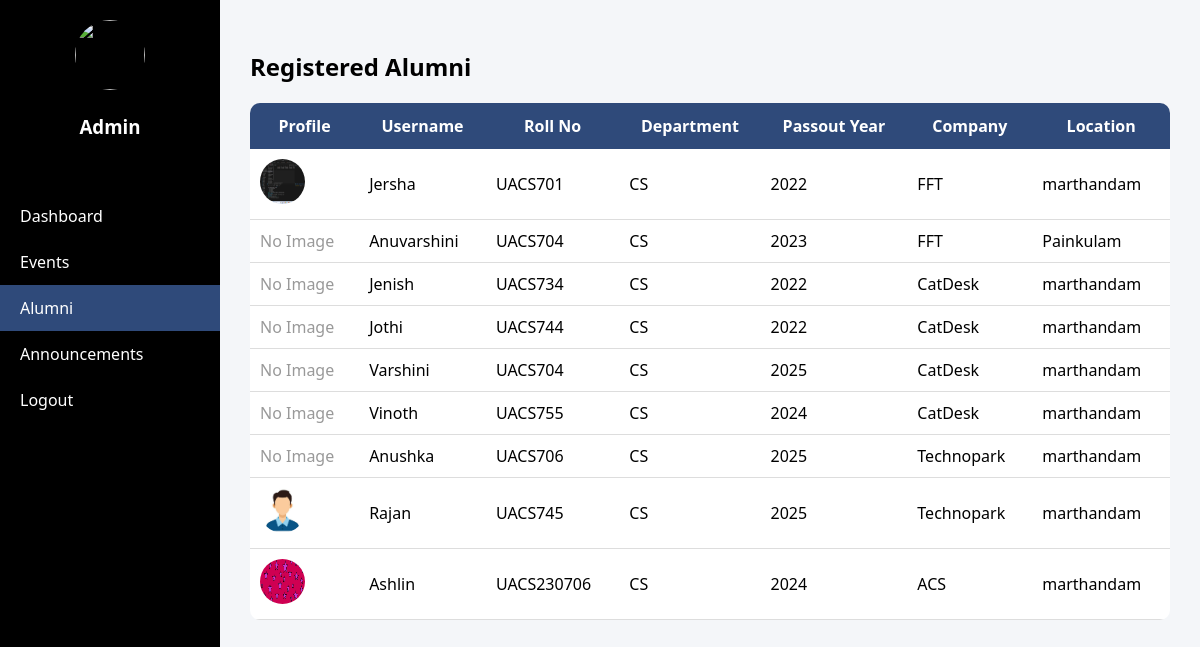
/alumni_app/admin/alumni/ (signed in), run on an earlier commit of the app's database.
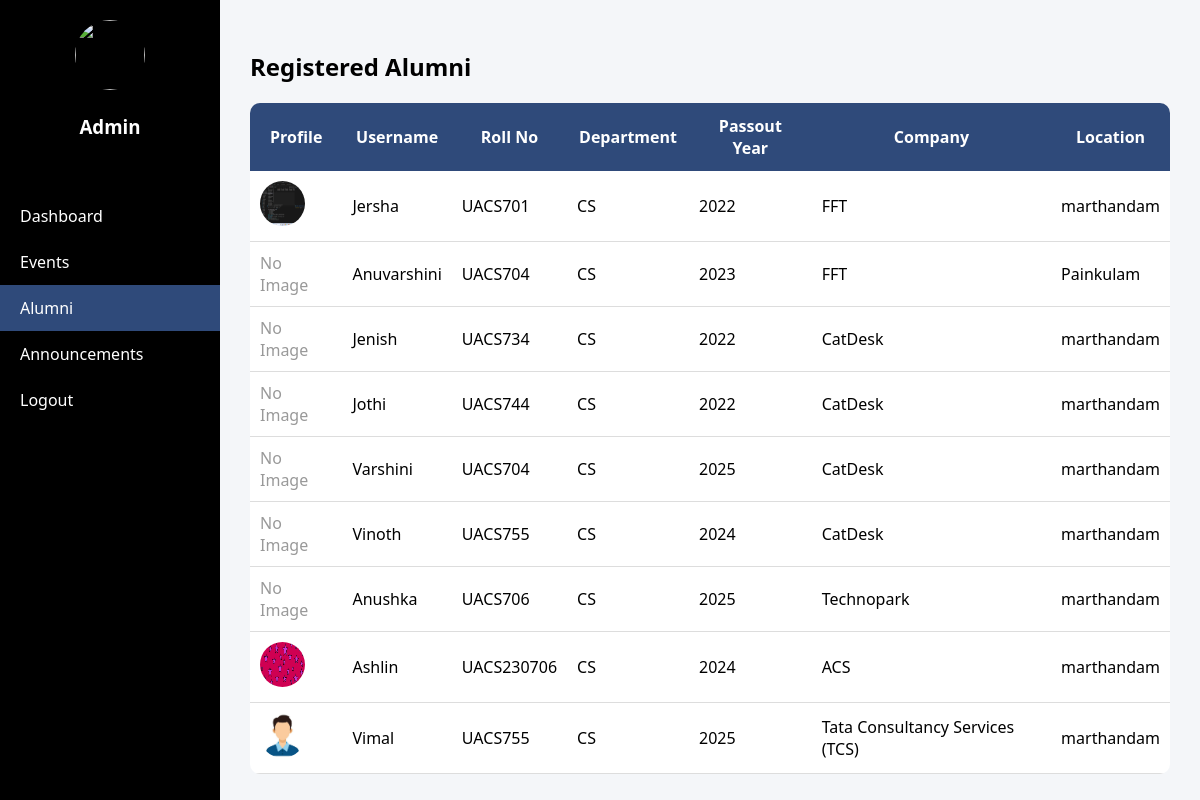
And on a later commit of the database.
### Alumni_app/models.py (models this page shows, shortened)
class Profile(models.Model):
    user = models.OneToOneField(User, on_delete=models.CASCADE)
    role = models.CharField(
        max_length=10,
        default='alumni',
        blank=True, null=True
    )
    profile_image = models.ImageField(upload_to='profiles/', blank=True, null=True)
    roll_no = models.CharField(max_length=20, blank=True, null=True)
    email = models.EmailField(max_length=254, blank=True, null=True)
    designation = models.CharField(max_length=150, blank=True, null=True)
    appointment_order = models.CharField(max_length=150, blank=True, null=True)
    proof_id = models.FileField(upload_to="id", max_length=100, blank=True, null=True)
    remarks = models.TextField(blank=True, null=True)
    department = models.CharField(max_length=100, blank=True, null=True)
    join_year = models.IntegerField(blank=True, null=True)
    passout_year = models.IntegerField(blank=True, null=True)
    address = models.TextField(blank=True, null=True)
    current_job = models.CharField(max_length=100, blank=True, null=True)
    company = models.CharField(max_length=100, blank=True, null=True)
    location = models.CharField(max_length=100, blank=True, null=True)
    phone = models.CharField(max_length=15, blank=True, null=True)
    alternate_phone = models.CharField(max_length=15, blank=True, null=True)

### Alumni_app/views.py (the view)
# urls.py: path("admin/alumni/", views.admin_view_alumni, name="admin_view_alumni"),
@login_required
def admin_view_alumni(request):
    profile, created = Profile.objects.get_or_create(
        user=request.user,
        defaults={"role": "Admin"}
    )
    if profile.role.lower() != "admin":
        profile.role = "Admin"
        profile.save()
    alumni_list = Profile.objects.filter(role__iexact="alumni")
    return render(request, "admin_view_alumni.html", {
        "alumni_list": alumni_list
    })

### Alumni_app/templates/admin_view_alumni.html (shortened to what this page needs)
{% load static %}
<!DOCTYPE html>
<html>
<head>
    <link rel="stylesheet" href="{% static 'admin_view_alumni.css' %}">
</head>
<body>
<div class="container">
    <aside class="sidebar">
        <div class="profile-section">
            <img src="https://cdn-icons-png.flaticon.com/512/3135/3135715.png" class="profile-img">
            <h3>Admin</h3>
        </div>
        <ul class="menu">
            <li><a href="{% url 'admin_dashboard' %}">Dashboard</a></li>
            <li><a href="{% url 'view_events_admin' %}">Events</a></li>
            <li><a class="active" href="{% url 'admin_view_alumni' %}">Alumni</a></li>
            <li><a href="{% url 'admin_announcements' %}">Announcements</a></li>
            <li><a href="{% url 'logout' %}">Logout</a></li>
        </ul>
    </aside>
    <div class="content">
        <h2>Registered Alumni</h2>
        <table>
            <tr>
                <th>Profile</th>
                <th>Username</th>
                <th>Roll No</th>
                <th>Department</th>
                <th>Passout Year</th>
                <th>Company</th>
                <th>Location</th>
            </tr>
            {% for alumni in alumni_list %}
            <tr>
                <td>
                    {% if alumni.profile_image %}
                        <img src="{{ alumni.profile_image.url }}" class="avatar">
                    {% else %}
                        <span style="color:#999;">No Image</span>
                    {% endif %}
                </td>
                <td>{{ alumni.user.username }}</td>
                <td>{{ alumni.roll_no }}</td>
                <td>{{ alumni.department }}</td>
                <td>{{ alumni.passout_year }}</td>
                <td>{{ alumni.company }}</td>
                <td>{{ alumni.location }}</td>
            </tr>
            {% endfor %}
        </table>
    </div>
</div>
</body>
</html>

What changed in the data, as far as the page shows it:
removed Profile: profile_image (picture), user.username "Rajan", roll_no "UACS745", department "CS", passout_year "2025", company "Technopark", location "marthandam"
added Profile: profile_image (picture), user.username "Vimal", roll_no "UACS755", department "CS", passout_year "2025", company "Tata Consultancy Services (TCS)", location "marthandam"
